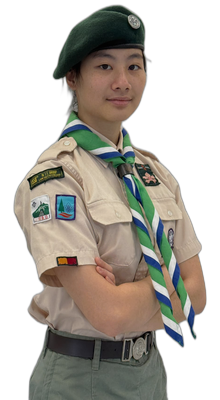
#> input picture assets/members/2019048160.png, 220 x 400 px
$ python analyze_member_luminance.py
#> lines starting #> are read from the running program, lines starting #| are printed output that depends on the picture; after the words box and inside, x2 and y2 are one past the last pixel; in counts of white or black regions, pixels touching at a corner belong together
#!/usr/bin/env python3
"""Analyze opaque-pixel luminance of assets/members/*.png (read-only)."""

from __future__ import annotations

import json
import sys
from pathlib import Path

import numpy as np
from PIL import Image

ROOT = Path(__file__).resolve().parents[1]
MEMBERS = ROOT / "assets" / "members"
OUT = ROOT / "scripts" / "member_luminance_report.json"


def luminance(rgb: np.ndarray) -> np.ndarray:
    r = rgb[..., 0].astype(np.float64)
    g = rgb[..., 1].astype(np.float64)
    b = rgb[..., 2].astype(np.float64)
    return 0.299 * r + 0.587 * g + 0.114 * b


def analyze_file(path: Path) -> dict:
    img = Image.open(path).convert("RGBA")
#> img is the input picture: PIL image 220x400 RGBA; mean R, G, B, A 69.4, 64.6, 56.8, 138.4
    arr = np.asarray(img)
    alpha = arr[..., 3]
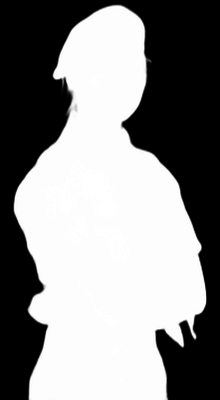
#> alpha: shape (400, 220); min 0, max 255, mean 138.4
    opaque = alpha >= 128
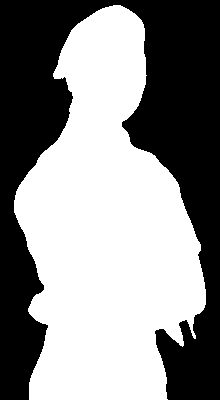
#> opaque: shape (400, 220) bool; 54.7% white; 1 black region, box (x1, y1, x2, y2) and area: (0, 0, 220, 400) 39896
    n_opaque = int(opaque.sum())
#> n_opaque = 48104
    if n_opaque == 0:
        return {
            "file": path.name,
            "opaque_pixels": 0,
            "mean": None,
            "median": None,
            "p10": None,
            "p90": None,
        }
    lum = luminance(arr[..., :3][opaque])
    return {
        "file": path.name,
        "opaque_pixels": n_opaque,
        "mean": float(np.mean(lum)),
        "median": float(np.median(lum)),
        "p10": float(np.percentile(lum, 10)),
        "p90": float(np.percentile(lum, 90)),
    }


def main() -> int:
    files = sorted(MEMBERS.glob("*.png"))
    if not files:
        print(f"No PNG files in {MEMBERS}", file=sys.stderr)
        return 1

    rows = [analyze_file(p) for p in files]
#> rows = 1 item
    means = np.array([r["mean"] for r in rows if r["mean"] is not None], dtype=np.float64)
#> means = [118.2]
    medians = np.array([r["median"] for r in rows if r["median"] is not None], dtype=np.float64)
#> medians = [117.8]

    overall = {
        "n_files": len(rows),
        "mean_of_means": float(np.mean(means)),
        "std_of_means": float(np.std(means, ddof=0)),
        "median_of_means": float(np.median(means)),
        "mean_of_medians": float(np.mean(medians)),
        "median_of_medians": float(np.median(medians)),
        "min_mean": float(np.min(means)),
        "max_mean": float(np.max(means)),
    }
#> overall = {'n_files': 1, 'mean_of_means': 118.2, 'std_of_means': 0, 'median_of_means': 118.2, 'mean_of_medians': 117.8, 'median_of_medians': 117.8, 'min_mean': 118.2, 'max_mean': 118.2}

    # Flag outliers: mean luminance > 1.5 std from overall mean-of-means
    mu = overall["mean_of_means"]
#> mu = 118.2
    sigma = overall["std_of_means"]
#> sigma = 0
    # Also absolute heuristics for cutout portraits
    dark_abs = 90.0
    bright_abs = 170.0

    for r in rows:
        if r["mean"] is None:
            r["flag"] = "no_opaque"
            continue
        flags = []
        z = (r["mean"] - mu) / sigma if sigma > 0 else 0.0
        r["z_mean"] = float(z)
        if r["mean"] < mu - 1.5 * sigma or r["mean"] < dark_abs:
            flags.append("too_dark")
        if r["mean"] > mu + 1.5 * sigma or r["mean"] > bright_abs:
            flags.append("too_bright")
        r["flag"] = ",".join(flags) if flags else "ok"
#> this loop made 1 pass
#> z on pass 1: 0

    # Sort by mean ascending for readability
    rows_sorted = sorted(rows, key=lambda x: (x["mean"] is None, x["mean"] if x["mean"] is not None else 0))
#> rows_sorted = 1 item

    report = {
        "overall": overall,
        "suggested_target_mean": overall["median_of_means"],
        "suggested_target_note": "median of per-file mean luminance (robust to outliers)",
        "flag_rules": {
            "relative": "|mean - overall_mean| > 1.5 * std",
            "absolute_dark": f"mean < {dark_abs}",
            "absolute_bright": f"mean > {bright_abs}",
        },
        "rows": rows_sorted,
    }

    OUT.write_text(json.dumps(report, ensure_ascii=False, indent=2), encoding="utf-8")

    # Human-readable table to stdout
    print(f"{'file':<24} {'mean':>8} {'median':>8} {'p10':>8} {'p90':>8} {'z':>7} flag")
    print("-" * 80)
    for r in rows_sorted:
        if r["mean"] is None:
            print(f"{r['file']:<24} {'n/a':>8} {'n/a':>8} {'n/a':>8} {'n/a':>8} {'n/a':>7} {r['flag']}")
            continue
        print(
            f"{r['file']:<24} {r['mean']:8.2f} {r['median']:8.2f} "
            f"{r['p10']:8.2f} {r['p90']:8.2f} {r['z_mean']:7.2f} {r['flag']}"
        )
#> this loop made 1 pass
#| 2019048160.png             118.20   117.85    47.20   188.63    0.00 ok
    print("-" * 80)
    print(
        f"n={overall['n_files']}  mean_of_means={overall['mean_of_means']:.2f}  "
        f"std={overall['std_of_means']:.2f}  median_of_means={overall['median_of_means']:.2f}"
    )
#| n=1  mean_of_means=118.20  std=0.00  median_of_means=118.20
    print(f"suggested_target_mean={report['suggested_target_mean']:.2f}")
#| suggested_target_mean=118.20
    print(f"Wrote {OUT}")
    return 0


if __name__ == "__main__":
    raise SystemExit(main())
#> (the program exits here)
